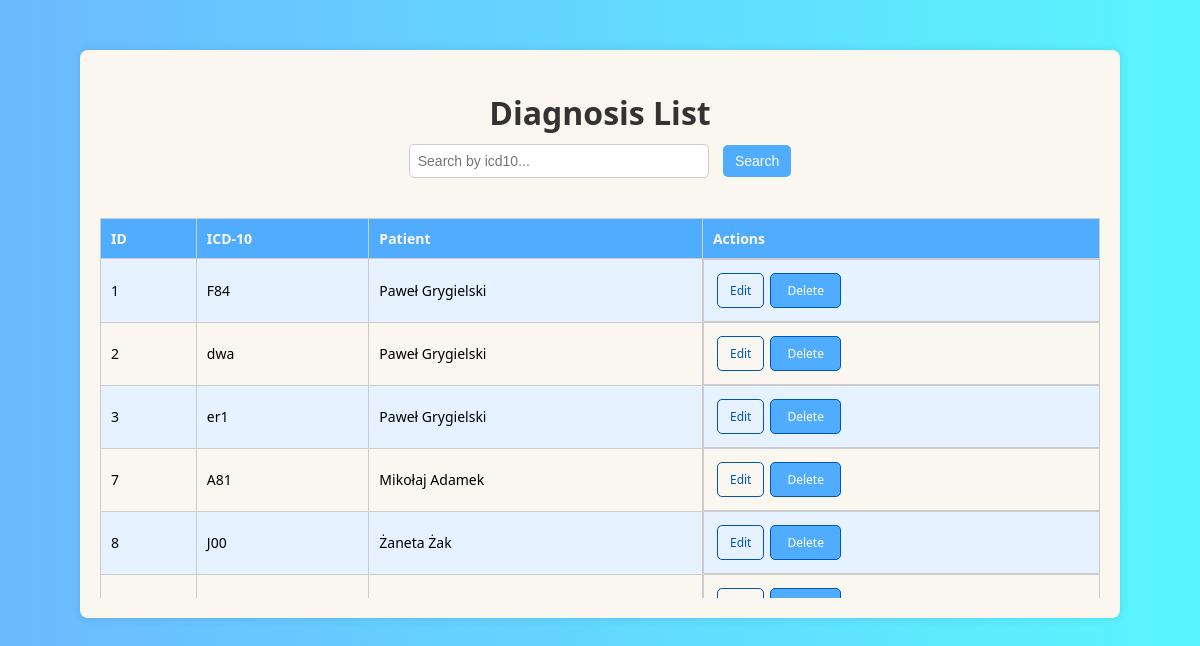
The app's page /diagnosis/ with its own data.
### projekty/models.py (models this page shows, shortened)
class Diagnosis(models.Model):
    icd_10 = models.CharField(max_length=4)
    patient = models.ForeignKey(Patients, on_delete=models.CASCADE, related_name="diagnoses")

class Patients(models.Model):
    SEX_CHOICES = (
        ('0', 'Not specified'),
        ('1', 'Male'),
        ('2', 'Female'),
    )
    STATUS_CHOICES = (
        ('deceased', 'Deceased'),
        ('alive', 'Alive'),
        ('cured', 'Cured'),
    )
    name = models.CharField(max_length=20)
    surname = models.CharField(max_length=40)
    pesel = models.CharField(max_length=11, unique=True)
    birth_name = models.DateField()
    adress = models.CharField(max_length=100)
    mail = models.EmailField(max_length=40, default="write@your.mail")
    phonenumber = models.CharField(max_length=40)
    status = models.CharField(max_length=10, choices=STATUS_CHOICES, default='ongoing')
    diagnosis = models.TextField()
    sex = models.CharField(max_length=1, choices=SEX_CHOICES, default='0')

### projekty/views.py (the view)
# urls.py: path('diagnosis/', views.diagnosis_list, name='diagnosis_list'),
def diagnosis_list(request):
    query = request.GET.get('q')
    if query:
        diagnoses = Diagnosis.objects.filter(icd_10__icontains=query)
    else:
        diagnoses = Diagnosis.objects.all()
    return render(request, 'diagnosis_list.html', {'diagnoses': diagnoses})

### templates/diagnosis_list.html (shortened to what this page needs)
<!DOCTYPE html>
<html lang="en">
<head>
</head>
<body>
    <div class="table-container">
        <h1>Diagnosis List</h1>
        <div class="search-container">
            <form method="get" action="{% url 'diagnosis_list' %}">
                <input type="text" name="q" value="{{ request.GET.q }}" placeholder="Search by icd10...">
                <button type="submit">Search</button>
            </form>
        </div>
        <div class="table-scroll">
            <table>
                <thead>
                    <tr>
                        <th>ID</th>
                        <th>ICD-10</th>
                        <th>Patient</th>
                        <th>Actions</th>
                    </tr>
                </thead>
                <tbody>
                    {% for diagnosis in diagnoses %}
                    <tr>
                        <td>{{ diagnosis.id }}</td>
                        <td>{{ diagnosis.icd_10 }}</td>
                        <td>{{ diagnosis.patient.name }} {{ diagnosis.patient.surname }}</td>
                        <td class="actions">
                            <a href="{% url 'upd_diag' diagnosis.id %}">Edit</a>
                            <form class="delete-form" action="{% url 'del_diag' diagnosis.id %}" method="post">
                                <button type="submit" onclick="return confirm('Are you sure you want to delete this record?')">Delete</button>
                            </form>
                        </td>
                    </tr>
                    {% empty %}
                    <tr>
                        <td colspan="4">No diagnoses found</td>
                    </tr>
                    {% endfor %}
                </tbody>
            </table>
        </div>
    </div>
</body>
</html>

### templates/diagnosis_list.html (style rules this page uses)
body { font-family: 'Segoe UI', Tahoma, Geneva, Verdana, sans-serif; background: linear-gradient(to right, #4facfed5 0%, #00f1fea6 100%); margin: 0; padding: 0; display: flex; flex-direction: column; align-items: center; min-height: 100vh; }
.table-container { background-color: #faf6f0; padding: 20px; border-radius: 8px; box-shadow: 0 0 10px rgba(0, 0, 0, 0.1); text-align: center; width: 90%; max-width: 1000px; overflow-x: auto; margin-top: 50px; }
h1 { color: #333; margin-bottom: 10px; }
.table-scroll { overflow-x: auto; max-height: 400px; margin-top: 10px; }
table { width: 100%; border-collapse: collapse; margin-top: 20px; }
th, td { border: 1px solid #ccc; padding: 10px; text-align: left; font-size: 14px; }
th { background-color: #4facfe; color: #faf6f0; }
tr:nth-child(even) { background-color: #faf6f0; }
tr:nth-child(odd) { background-color: #e6f2ff; }
.actions { display: flex; justify-content: flex-start; align-items: center; }
.actions a, .actions button { margin: 3px; padding: 8px 12px; font-size: 12px; text-decoration: none; color: #0056b3; border: 1px solid #0056b3; border-radius: 5px; background-color: transparent; cursor: pointer; transition: background-color 0.3s, color 0.3s; font-family: 'Segoe UI', Tahoma, Geneva, Verdana, sans-serif; display: inline-block; }
.actions button { background-color: #4facfe; color: #fff; padding: 8px 16px; }
.delete-form { margin: 0; }
.search-container { margin-bottom: 20px; text-align: center; }
.search-container input[type=text] { padding: 8px; font-size: 14px; border: 1px solid #ccc; border-radius: 5px; box-sizing: border-box; width: 50%; max-width: 300px; }
.search-container button { padding: 8px 12px; font-size: 14px; background-color: #4facfe; color: #fff; border: none; border-radius: 5px; cursor: pointer; transition: background-color 0.3s ease; margin-left: 10px; }

### records on screen
Diagnosis: id "1", icd_10 "F84", patient.name "Paweł", patient.surname "Grygielski"
Diagnosis: id "2", icd_10 "dwa", patient.name "Paweł", patient.surname "Grygielski"
Diagnosis: id "3", icd_10 "er1", patient.name "Paweł", patient.surname "Grygielski"
Diagnosis: id "7", icd_10 "A81", patient.name "Mikołaj", patient.surname "Adamek"
Diagnosis: id "8", icd_10 "J00", patient.name "Żaneta", patient.surname "Żak"
